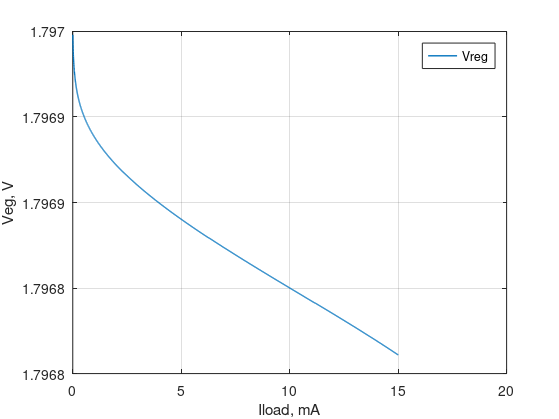

Here is the MATLAB script that generated this plot: (Note: this script raises an error after producing the figure.)
%% Load 
clear all;
load('ldo_Iload_sch.mat');
% data includes 

%%
plotwidth = 1;

Iload = Iload_sch*1000;

f1 = figure(1);
p1 = plot(Iload, vreg_sch); hold on;
     
set(p1, 'linewidth', plotwidth);
grid on;
legend('Vreg', 'location', 'best');
xlabel('Iload, mA'); ylabel('Veg, V');
%xlim([0, ]); 
%ylim([1.75, 1.85]);

%% save image
set(f1,'Units','Inches');
pos = get(f1,'Position');
set(f1,'PaperPositionMode','Auto','PaperUnits','Inches','PaperSize',[pos(3), pos(4)]);
print(f1, 'ldo_Iload.pdf', '-dpdf');
movefile('ldo_Iload.pdf','../img/ldo_Iload.pdf');